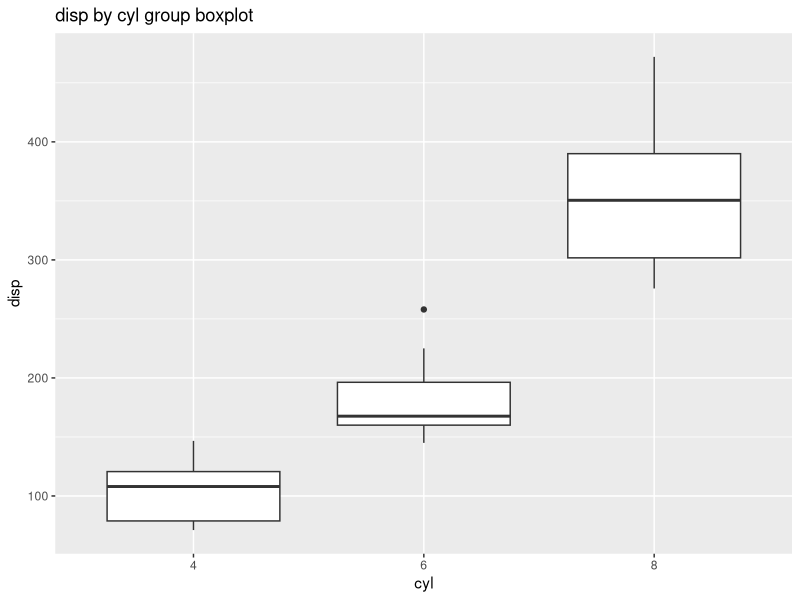
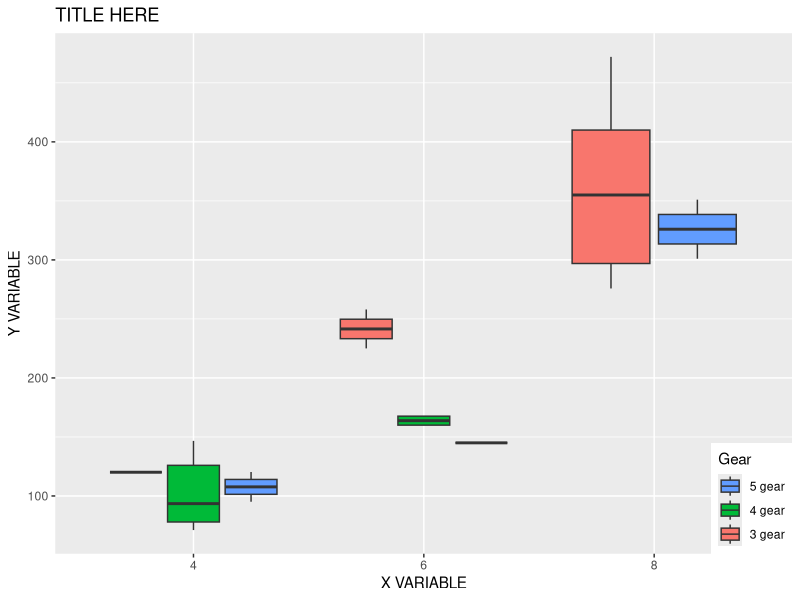
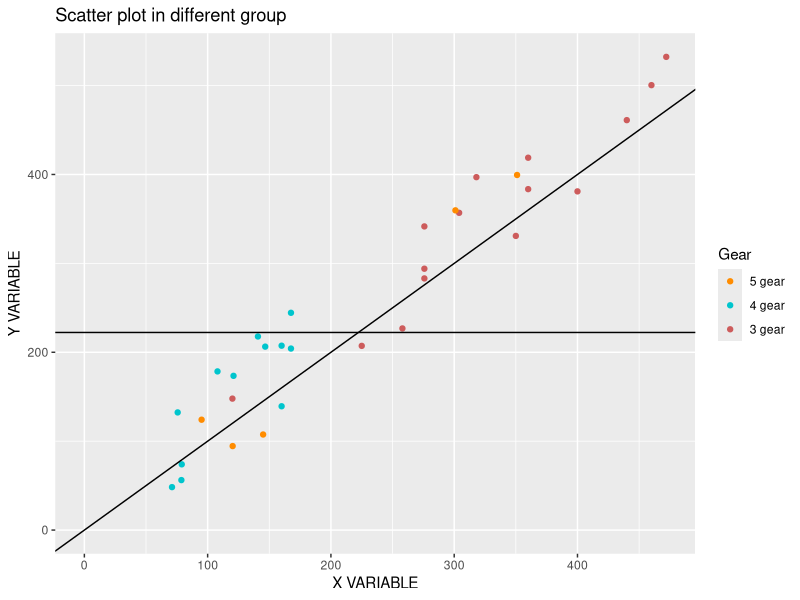
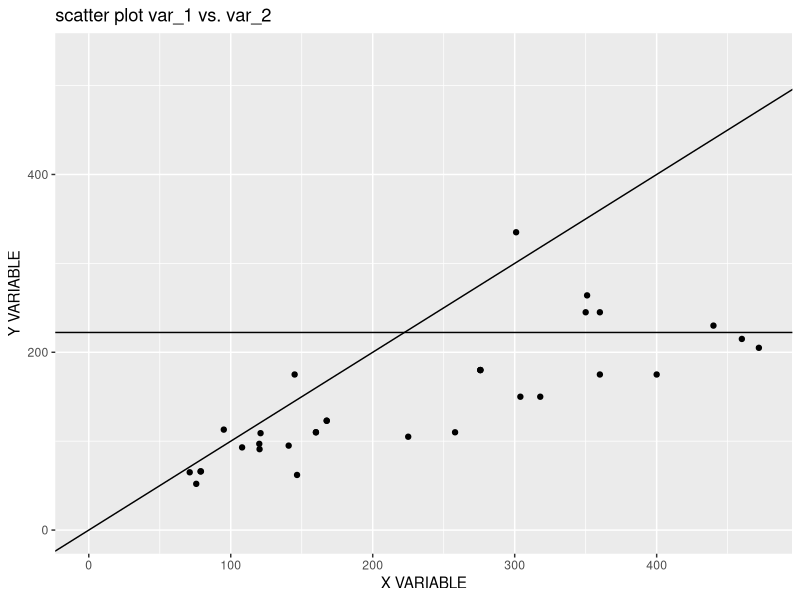
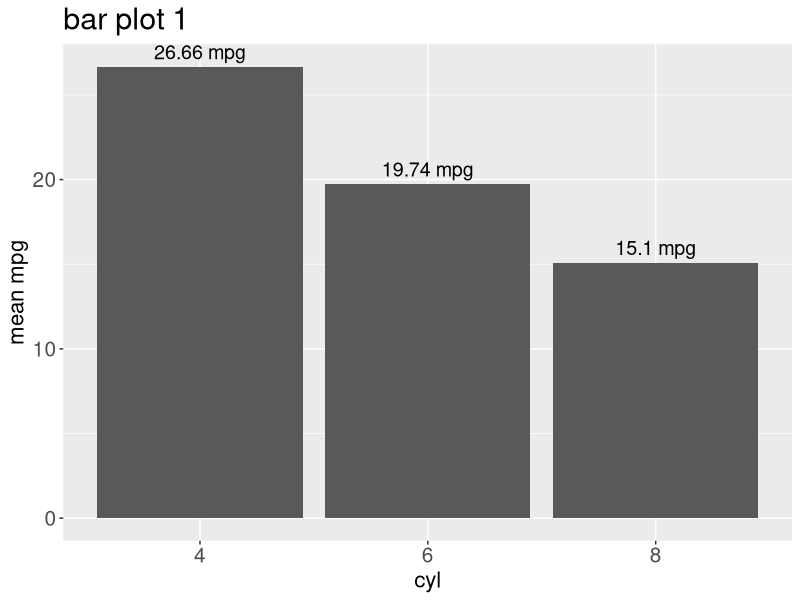
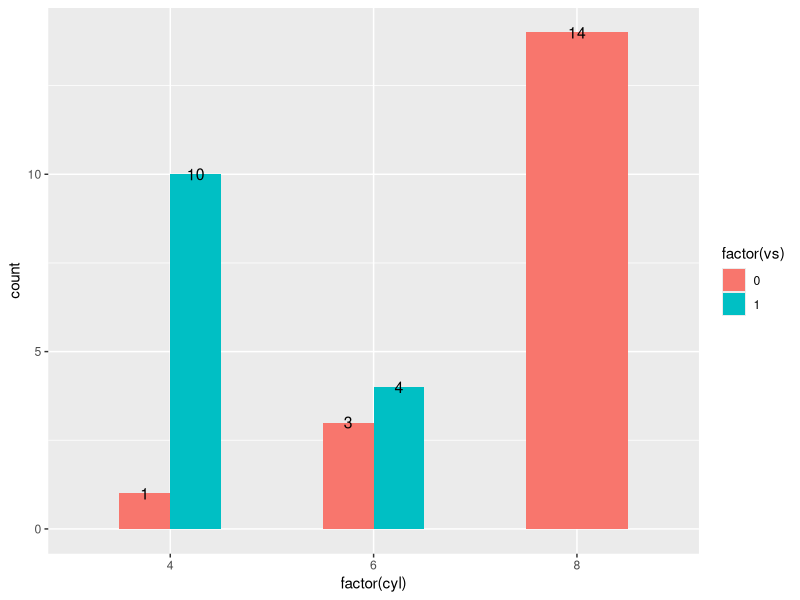
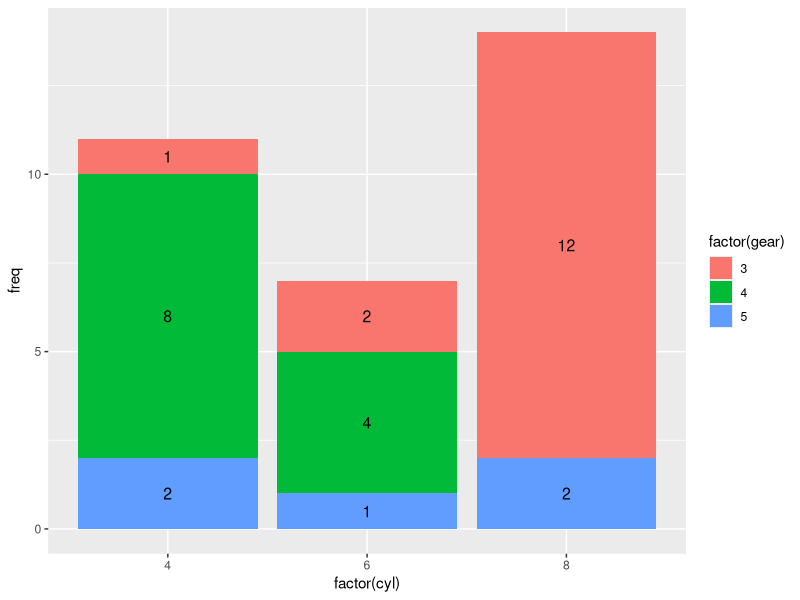
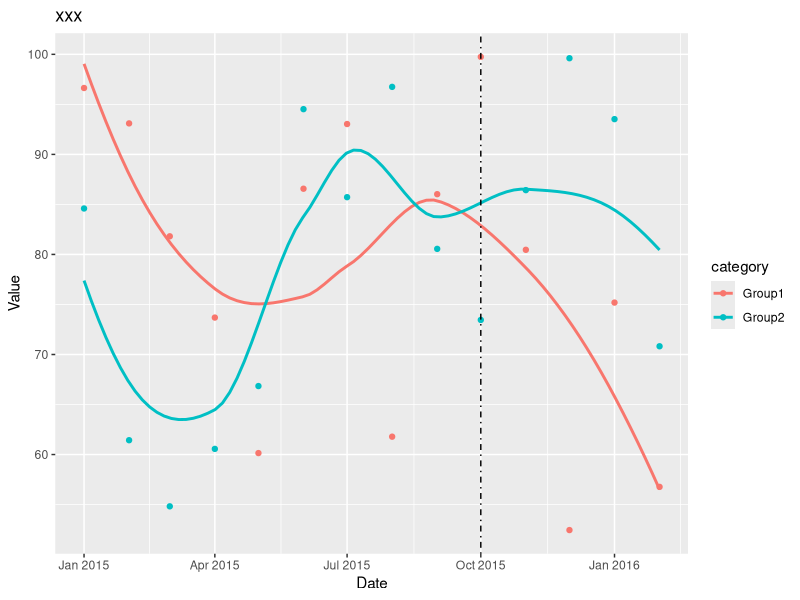

R code for these plots, in order:
data("mtcars")

library(ggplot2)
library(plyr)
library(dplyr)
options(stringsAsFactors = F)

colors <-      c('#FA8072', '#4876FF',      '#00C5CD',     '#008B45',        '#B0171F',  
                 '#FF8C00',      '#98FB98',   '#D02090')

color_names <- c('salmon',  'royalblue 1' , 'turquoise 3', 'springgreen 3',  'indian red',  
                 'darkorange',   'palegreen', 'violetred')

date_dat <- data.frame(date=rep(seq.Date(as.Date('2015-01-01'), as.Date('2016-02-01'), 'month'), each=2),
                       value=runif(28, min=50, max=100),
                       category=rep(c('Group1','Group2'), 14))


# Boxplot ----------------------------------------------------------------------

# add x, y label and title
ggplot(mtcars, aes(factor(cyl), disp)) +
  geom_boxplot() +
  labs(title = "disp by cyl group boxplot",
       x = "cyl", 
       y = "disp")

# change legend
# Set the "anchoring point" of the legend (bottom-left is 0,0; top-right is 1,1)

ggplot(mtcars, aes(factor(cyl), disp)) +
  geom_boxplot(aes(fill = factor(gear))) +
  scale_fill_discrete(name="Gear",
                      breaks=c('5','4','3'),
                      labels=c("5 gear", "4 gear", "3 gear")) +
  theme(legend.justification=c(1,0), legend.position=c(1,0)) +
  labs(title = "TITLE HERE",
       x = "X VARIABLE", 
       y = "Y VARIABLE")
  # Position legend in graph, where x,y is 0,0 (bottom left) to 1,1 (top right)
  # + theme(legend.position=c(.5, .5))

# Scatter plot -----------------------------------------------------------------

rdm <- runif(nrow(mtcars), min=-50, max=80)
ggplot(mtcars, aes(x=disp, y=disp+rdm, color=factor(gear))) + 
  geom_point() +
  # scale_fill_discrete needs fill = ... to work. Or you can do it manually
  scale_colour_manual(name="Gear",
                      values = color_names[c(6,3,5)],
                      breaks=c('5','4','3'),
                      labels=c("5 gear", "4 gear", "3 gear")) +
  xlim(0, max(mtcars$disp)) +
  ylim(0, max(mtcars$disp+rdm)) +
  # reference lines
  geom_abline(slope = 1, intercept = 0) +
  geom_hline(aes(yintercept=median(mtcars$disp+rdm))) +
  labs(title = "Scatter plot in different group",
       x = "X VARIABLE", 
       y = "Y VARIABLE")


ggplot(mtcars, aes(x=disp, y=hp)) + 
  geom_point() +
  xlim(0, max(mtcars$disp)) +
  ylim(0, max(mtcars$disp+rdm)) +
  # reference lines
  geom_abline(slope = 1, intercept = 0) +
  geom_hline(aes(yintercept=median(mtcars$disp+rdm)))  +
  labs(title = "scatter plot var_1 vs. var_2",
       x = "X VARIABLE", 
       y = "Y VARIABLE")

# Histogram ---------------------------------------------------------------------

mtcars_summary <- mtcars %>% 
  group_by(cyl) %>% 
  summarise(mpg_mean = mean(mpg)) %>% 
  ungroup()

# with labels on top of the histgram bar to indicate values of this bar
ggplot(mtcars_summary, aes(x=as.factor(cyl),y=mpg_mean)) +
  geom_bar(stat="identity") +
  ggtitle("bar plot 1") +
  xlab("cyl") +
  ylab("mean mpg") +
  geom_text(aes(label = paste0(round(mpg_mean, 2)," mpg")), size = 5, hjust = 0.5, vjust = -0.5) + 
  theme(plot.title = element_text(size=22),
        axis.text=element_text(size=15),
        axis.title=element_text(size=16))

# to make bars of all groups of the same width
# label of count on top of the bars
ggplot(mtcars, aes(factor(cyl), fill = factor(vs))) +
  geom_bar(position = "dodge", width = 0.5) +
  geom_text(size = 4, stat='count', aes(label=..count..),  vjust=0.5, colour="black",
            position=position_dodge(.5))

# By default, geom_bar uses stat="bin". This makes the height of each bar equal to the number of cases in each group, and it is incompatible with mapping values to the y aesthetic. If you want the heights of the bars to represent values in the data, use stat="identity"

# stack bar plot
mtcars_summary2 <- mtcars %>% 
  group_by(cyl, gear) %>% 
  summarise(freq = n()) %>% 
  ungroup()
ggplot(mtcars_summary2, 
       aes(x = factor(cyl), y = freq, fill = factor(gear), label = freq)) +
  geom_bar(stat = "identity") +
  geom_text(size = 4, position = position_stack(vjust = 0.5))

# Time series Plot -------------------------------------------------------------

# dot with smooth line
ggplot(date_dat, 
       aes(x=date, y=value, color = category)) +
  geom_point() +
  geom_smooth(method=loess, se = F) +
  geom_vline(xintercept = as.numeric(as.Date('2015-10-01')),
             linetype = 4, 
             colour="black") +
  labs(title = "xxx",
       x = "Date",
       y = "Value") 

# lines 
ggplot(date_dat, 
       aes(x=date, y=value, color = category)) +
  geom_line(size=1) +
  geom_vline(xintercept = as.numeric(as.Date('2015-10-01')),
             linetype = 4, 
             colour="black") +
  labs(title = "xxx",
       x = "Date",
       y = "Value") 

# Density plot, QQ-plot ----------------------------------------------

# density curve only
ggplot(mtcars, aes(disp)) +
  geom_density(adjust= 1) # adjust can be 1/5, 1/2, 1, 2, 3.... etc.

# multiple density curves
ggplot(mtcars, aes(disp, colour = as.factor(cyl))) +
  geom_density() +
  scale_colour_manual(name="cyl",
                      breaks=c('4','6','8'),
                      values = color_names[c(1,4,6)], 
                      labels=c("4 cyl", "6 cyl", "8 cyl"))+
  xlim(min(mtcars$disp), max(mtcars$disp)) +
  labs(title = "multiple density curves",
       x = "X VARIABLE", 
       y = "Y VARIABLE")

# histograms of multiple groups
ggplot(mtcars, aes(x=disp, fill=as.factor(cyl))) +
  geom_histogram(bins = 15, alpha=.5, position="identity") +
  labs(title = "histograms of multiple groups",
       x = "X VARIABLE", 
       y = "Y VARIABLE")

# Density plots of multiple groups
ggplot(mtcars, aes(x=disp, fill=as.factor(cyl))) + 
  geom_density(alpha=.3) +
  labs(title = "Density plots of multiple groups",
       x = "X VARIABLE", 
       y = "Y VARIABLE")

# histogram + density
ggplot(mtcars, aes(disp)) + 
  geom_histogram(aes(y=..density..),      # Histogram with density instead of count on y-axis
                 bins = 15,
                 colour="black", fill="white") +
  geom_density(alpha=0.5, fill="#FF6666") + # Overlay with transparent density plot
  labs(title = "histogram + density",
       x = "X VARIABLE", 
       y = "Y VARIABLE")

# QQ-plot
qqnorm(mtcars$disp)
qqline(mtcars$disp)

# Y variable against all X variables -------------------------------------------

mtcars_sub <- mtcars[c("mpg", "disp", "hp", "drat", "wt", "qsec")]
# scatter matrix
pairs(mtcars_sub)

# correlation matrix
corr_matrix <- cor(mtcars_sub)

check_corr <-data.frame(row=rownames(corr_matrix)[row(corr_matrix)], 
                        col=colnames(corr_matrix)[col(corr_matrix)], 
                        corr=c(corr_matrix))
check_corr <- check_corr %>% 
  filter(abs(corr) > 0.6,
         row > col) 
  

